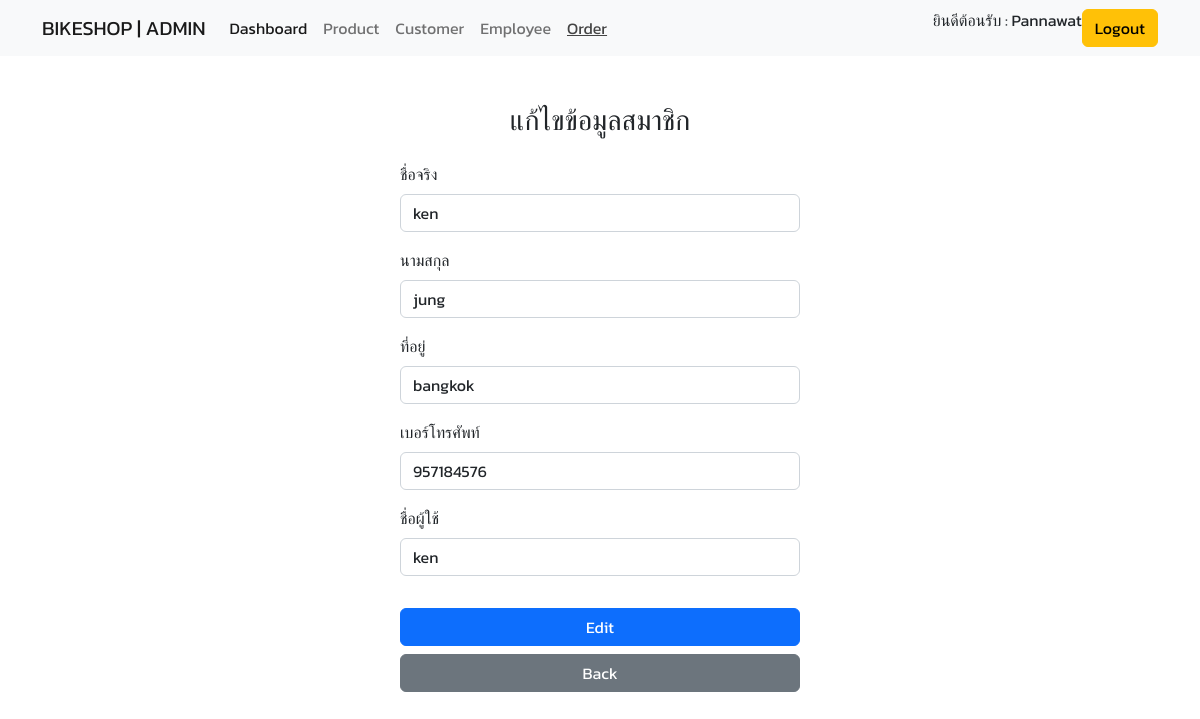
Page /admin/customer/edit.php?id=1 (signed in) on the committed database.
### tables this page shows
CREATE TABLE `customer` (
  `CustomerID` int(11) NOT NULL,
  `fname` varchar(120) NOT NULL,
  `lname` varchar(120) NOT NULL,
  `address` text NOT NULL,
  `tel` int(14) NOT NULL,
  `username` varchar(60) NOT NULL,
  `password` varchar(120) NOT NULL
);

### admin/customer/edit.php (the view, shortened to what this page needs)
<?php
    require_once('./../../config/database.php');
    $id = $_GET['id'];
    $queryStr = "SELECT * FROM customer WHERE CustomerID = '$id'";
    $result = $db->query($queryStr);
    $customer = $result->fetch_assoc();
?>
<!DOCTYPE html>
<html lang="en">
</html>
<head>
    <link rel="stylesheet" href="./../../assets/css/global.css" />
    <?php include_once('./../../components/header.php'); ?>
</head>
<body>
    <?php include_once('./../../components/admin/navbar.php'); ?>
    <div class="container mt-5">
        <h3 class="text-center mb-4">แก้ไขข้อมูลสมาชิก</h3>
        <form method="POST" action="./edit.php?id=<?php echo $id; ?>" style="width:400px;" class="m-auto">
            <div class="mb-3">
                <label class="form-label">ชื่อจริง</label>
                <input name="fname" type="text" value="<?php echo $customer['fname'] ?>" class="form-control"  placeholder="แก้ไขชื่อจริง" required>
            </div>
            <div class="mb-3">
                <label class="form-label">นามสกุล</label>
                <input name="lname" type="text" value="<?php echo $customer['lname'] ?>" class="form-control" placeholder="แก้ไขนามสกุล" required>
            </div>
            <div class="mb-3">
                <label class="form-label">ที่อยู่</label>
                <input name="address" type="text" value="<?php echo $customer['address'] ?>" class="form-control" placeholder="แก้ไขที่อยู่" required>
            </div>
            <div class="mb-3">
                <label class="form-label">เบอร์โทรศัพท์</label>
                <input name="tel" type="text" value="<?php echo $customer['tel'] ?>" class="form-control" placeholder="แก้ไขเบอร์โทร" required>
            </div>
            <div class="mb-3">
                <label class="form-label">ชื่อผู้ใช้</label>
                <input name="username" type="text" value="<?php echo $customer['username'] ?>" class="form-control" placeholder="แก้ไขชื่อผู้ใช้งาน" required>
            </div>
            <button name="btnEditCus" type="submit" class="btn btn-primary w-full mt-3">Edit</button>
            <a href="./index.php" class="btn btn-secondary w-full mt-2">Back</a>
        </form>
    </div>
</body>
</html>

### assets/css/global.css (style rules this page uses)
body { font-family: 'Kanit', sans-serif !important; }
.w-full { width: 100%; }

### rows in the picture
customer: fname "ken", lname "jung", address "bangkok", tel "957184576", username "ken"

### other values in the picture
$_SESSION['firstname'] "Pannawat"
